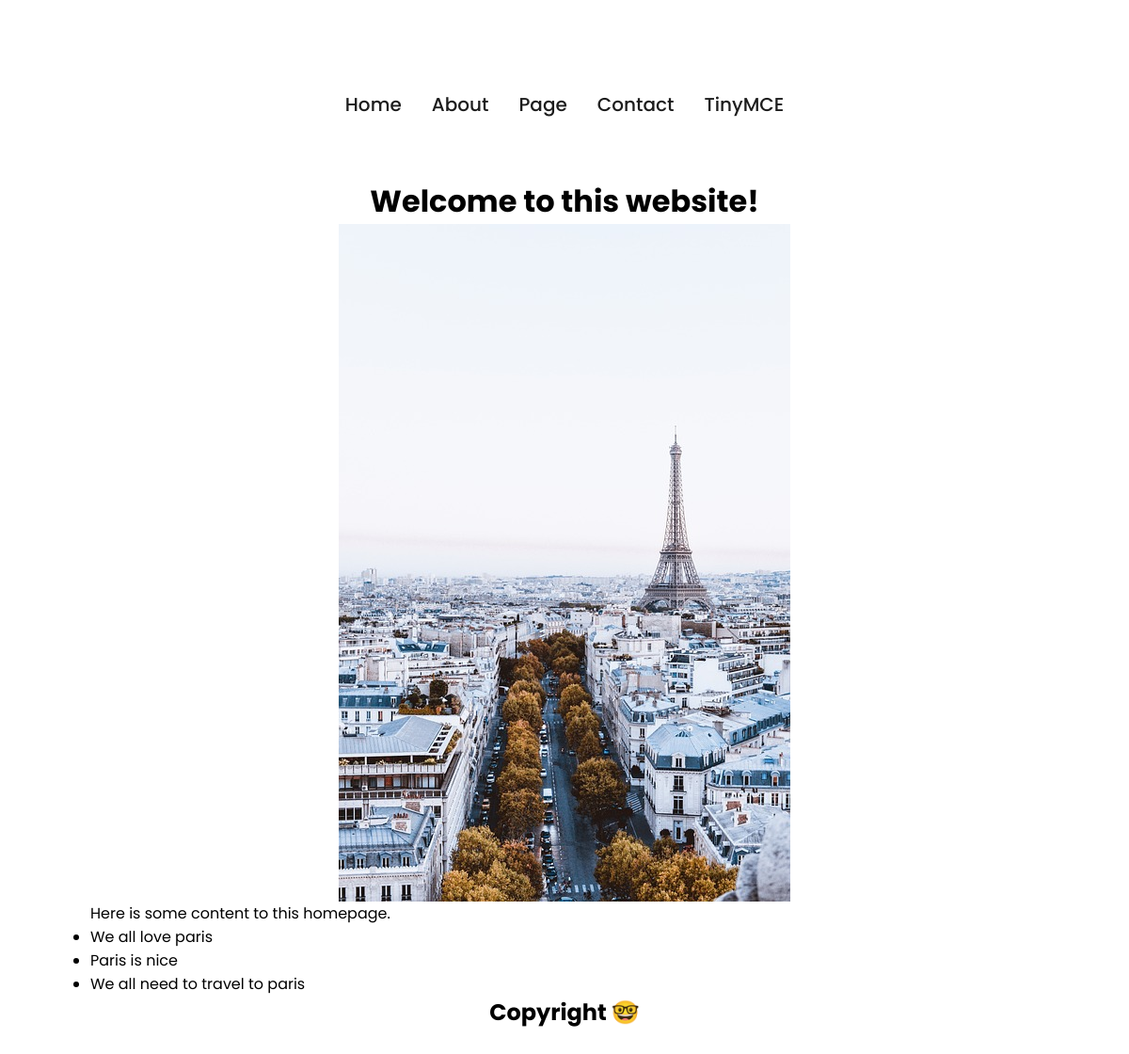
The page / on the database its author committed.
### tables this page shows
CREATE TABLE `page` (
  `page_id` int(10) UNSIGNED NOT NULL,
  `page_name` varchar(45) NOT NULL,
  `created_at` timestamp NULL DEFAULT current_timestamp(),
  `updated_at` timestamp NULL DEFAULT NULL,
  `published` tinyint(1) NOT NULL,
  `content` text NOT NULL,
  `user_id` int(10) UNSIGNED NOT NULL,
  `menu_priority` int(11) DEFAULT NULL,
  `tiny_mce` int(11) DEFAULT NULL
);

### public/cms-includes/models/Database.php (called while the page is built, shortened)
<?php
class Database {
protected function __construct() {
    $dsn = "mysql:host=". DB_HOST .";dbname=". DB_NAME;
    try {
        $this->db = new PDO($dsn, DB_USER, DB_PASSWORD);
    } catch (PDOException $e) {
        print_r($e);
    }
}
}
?>

### public/cms-includes/models/Page.php (called while the page is built, shortened)
<?php
class Page extends Database
{
    public function selectAllMenuPriority()
    {
        $sql = "SELECT * FROM page WHERE published = 1 ORDER BY menu_priority ASC, page_name ASC";
        $sql = $sql;
        $stmt = $this->db->prepare($sql);
        $stmt->execute();
        return $stmt->fetchAll(PDO::FETCH_ASSOC);
    }
}
?>

### public/Parsedown.php (called while the page is built, shortened)
<?php
class Parsedown
{
    function text($text)
    {
        $Elements = $this->textElements($text);
        $markup = $this->elements($Elements);
        $markup = trim($markup, "\n");
        return $markup;
    }
    protected function textElements($text)
    {
        $text = str_replace(array("\r\n", "\r"), "\n", $text);
        $text = trim($text, "\n");
        $lines = explode("\n", $text);
        return $this->linesElements($lines);
    }
    protected $safeMode;
    protected $BlockTypes = array(
        '#' => array('Header'),
        '*' => array('Rule', 'List'),
        '+' => array('List'),
        '-' => array('SetextHeader', 'Table', 'Rule', 'List'),
        '0' => array('List'),
        '1' => array('List'),
        '2' => array('List'),
        '3' => array('List'),
        '4' => array('List'),
        '5' => array('List'),
        '6' => array('List'),
        '7' => array('List'),
        '8' => array('List'),
        '9' => array('List'),
        ':' => array('Table'),
        '<' => array('Comment', 'Markup'),
        '=' => array('SetextHeader'),
        '>' => array('Quote'),
        '[' => array('Reference'),
        '_' => array('Rule'),
        '`' => array('FencedCode'),
        '|' => array('Table'),
        '~' => array('FencedCode'),
    );
    protected $unmarkedBlockTypes = array(
        'Code',
    );
    protected function linesElements(array $lines)
    {
        $Elements = array();
        $CurrentBlock = null;
        foreach ($lines as $line)
        {
            $indent = strspn($line, ' ');
            $text = $indent > 0 ? substr($line, $indent) : $line;
            $Line = array('body' => $line, 'indent' => $indent, 'text' => $text);
            if (isset($CurrentBlock['continuable']))
            {
                $methodName = 'block' . $CurrentBlock['type'] . 'Continue';
                $Block = $this->$methodName($Line, $CurrentBlock);
                if (isset($Block))
                {
                    $CurrentBlock = $Block;
                    continue;
                }
                else
                {
                    if ($this->isBlockCompletable($CurrentBlock['type']))
                    {
                        $methodName = 'block' . $CurrentBlock['type'] . 'Complete';
                        $CurrentBlock = $this->$methodName($CurrentBlock);
                    }
                }
            }
            $marker = $text[0];
            $blockTypes = $this->unmarkedBlockTypes;
            if (isset($this->BlockTypes[$marker]))
            {
                foreach ($this->BlockTypes[$marker] as $blockType)
                {
                    $blockTypes []= $blockType;
                }
            }
            foreach ($blockTypes as $blockType)
            {
                $Block = $this->{"block$blockType"}($Line, $CurrentBlock);
                if (isset($Block))
                {
                    $Block['type'] = $blockType;
                    if ( ! isset($Block['identified']))
                    {
                        $Block['identified'] = true;
                    }
                    if ($this->isBlockContinuable($blockType))
                    {
                        $Block['continuable'] = true;
                    }
                    $CurrentBlock = $Block;
                    continue 2;
                }
            }
        }
        if (isset($CurrentBlock))
        {
            $Elements[] = $this->extractElement($CurrentBlock);
        }
        return $Elements;
    }
    protected function extractElement(array $Component)
    {
        return $Component['element'];
    }
    protected function isBlockContinuable($Type)
    {
        return method_exists($this, 'block' . $Type . 'Continue');
    }
    protected function isBlockCompletable($Type)
    {
        return method_exists($this, 'block' . $Type . 'Complete');
    }
    protected function blockMarkup($Line)
    {
        if (preg_match('/^<[\/]?+(\w*)(?:[ ]*+'.$this->regexHtmlAttribute.')*+[ ]*+(\/)?>/', $Line['text'], $matches))
        {
            $element = strtolower($matches[1]);
            $Block = array(
                'name' => $matches[1],
                'element' => array(
                    'rawHtml' => $Line['text'],
                    'autobreak' => true,
                ),
            );
            return $Block;
        }
    }
    protected function blockMarkupContinue($Line, array $Block)
    {
        $Block['element']['rawHtml'] .= "\n" . $Line['body'];
        return $Block;
    }
    protected function handle(array $Element)
    {
        return $Element;
    }
    protected function element(array $Element)
    {
        $Element = $this->handle($Element);
        $hasName = isset($Element['name']);
        $markup = '';
        $permitRawHtml = false;
        if (isset($Element['text']))
        {
            $text = $Element['text'];
        }
        elseif (isset($Element['rawHtml']))
        {
            $text = $Element['rawHtml'];
            $allowRawHtmlInSafeMode = isset($Element['allowRawHtmlInSafeMode']) && $Element['allowRawHtmlInSafeMode'];
            $permitRawHtml = !$this->safeMode || $allowRawHtmlInSafeMode;
        }
        $hasContent = isset($text) || isset($Element['element']) || isset($Element['elements']);
        if ($hasContent)
        {
            $markup .= $hasName ? '>' : '';
            if (isset($Element['elements']))
            {
                $markup .= $this->elements($Element['elements']);
            }
            elseif (isset($Element['element']))
            {
                $markup .= $this->element($Element['element']);
            }
            else
            {
                if (!$permitRawHtml)
                {
                    $markup .= self::escape($text, true);
                }
                else
                {
                    $markup .= $text;
                }
            }
            $markup .= $hasName ? '</' . $Element['name'] . '>' : '';
        }
        elseif ($hasName)
        {
            $markup .= ' />';
        }
        return $markup;
    }
    protected function elements(array $Elements)
    {
        $markup = '';
        $autoBreak = true;
        foreach ($Elements as $Element)
        {
            $autoBreakNext = (isset($Element['autobreak'])
                ? $Element['autobreak'] : isset($Element['name'])
            );
            $autoBreak = !$autoBreak ? $autoBreak : $autoBreakNext;
            $markup .= ($autoBreak ? "\n" : '') . $this->element($Element);
            $autoBreak = $autoBreakNext;
        }
        $markup .= $autoBreak ? "\n" : '';
        return $markup;
    }
    protected $regexHtmlAttribute = '[a-zA-Z_:][\w:.-]*+(?:\s*+=\s*+(?:[^"\'=<>`\s]+|"[^"]*+"|\'[^\']*+\'))?+';
}

### public/index.php (the view, shortened to what this page needs)
<?php
include_once ROOT . '/cms-includes/models/Database.php';
include_once ROOT . '/cms-includes/models/Page.php';
require_once "Parsedown.php";
$page = new Page();
if (isset($_GET['id'])) {
    $page_name = $_GET['id'];
    $all_pages = $page->selectAllMenuPriority();
    $chosen_page = $page->findOnePublished($page_name);
} else {
    $all_pages = $page->selectAllMenuPriority();
    $start_page = $all_pages[0];
}
?>
<!DOCTYPE html>
<html lang="sv">
<head>
    <link rel="stylesheet" href="./websitestyle.css">
</head>
<body>
   <div id="main-content">
    <?php
    function print_ul_li($all_pages)
    {
        echo "<ul id='page-menu'>";
        foreach ($all_pages as $page) {
            $page_name = $page['page_name'];
            echo "<li>",
                    "<a href='/?id=$page_name'>", $page['page_name'], "</a>",
                 "</li>";
        }
        echo "</ul>";
    }
    print_ul_li($all_pages);
    ?>
    <?php
        $Parsedown = new Parsedown();
        if (isset($_GET['id'])) {
            $html = $Parsedown->text($chosen_page[0]['content']);
            echo $html;
        } else {
            $html = $Parsedown->text($start_page['content']);
            echo $html;
        }
    ?>
    </div>
</body>
</html>

### public/websitestyle.css (style rules this page uses)
* { box-sizing: border-box; padding: 0; margin: 0; font-family: 'Poppins', sans-serif; }
#main-content { padding: 6rem; }
#page-menu { display: flex; list-style: none; justify-content: center; margin-bottom: 4rem; }
#page-menu li a { text-decoration: none; margin: 0 1rem 0 1rem; font-size: 20px; color: #1c1c1c; font-weight: 500; }

### rows shown on the page
page: page_name "Home", content "Welcome to this website! Here is some content to this homepage. We all love paris Paris is nice We all need to travel to paris Copyright 🤓", content (picture)
page: page_name "About"
page: page_name "Page"
page: page_name "Contact"
page: page_name "TinyMCE"
